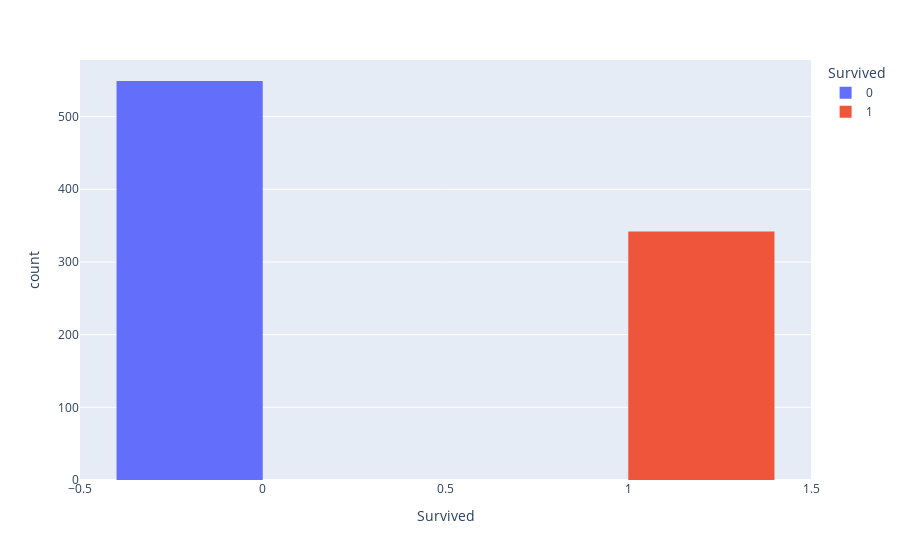

Notebook cell for this chart:
### Code cell
import plotly.express as px

fig = px.histogram(data, x='Survived', color='Survived', barmode='group', category_orders={"Survived": [0, 1]})
fig.show()

### Figure 1 — Plotly figure (JSON) as saved in the notebook; plotly's stock layout.template omitted (floating-point values rounded to 4 significant figures; data arrays with more than 128 entries replaced by an {"elided": "..."} marker saying what was removed)
{"data": [{"alignmentgroup": "True", "bingroup": "x", "hovertemplate": "Survived=%{x}<br>count=%{y}<extra></extra>", "legendgroup": "0", "marker": {"color": "#636efa", "pattern": {"shape": ""}}, "name": "0", "offsetgroup": "0", "orientation": "v", "showlegend": true, "type": "histogram", "x": {"elided": "549 int values"}, "xaxis": "x", "yaxis": "y"}, {"alignmentgroup": "True", "bingroup": "x", "hovertemplate": "Survived=%{x}<br>count=%{y}<extra></extra>", "legendgroup": "1", "marker": {"color": "#EF553B", "pattern": {"shape": ""}}, "name": "1", "offsetgroup": "1", "orientation": "v", "showlegend": true, "type": "histogram", "x": {"elided": "342 int values"}, "xaxis": "x", "yaxis": "y"}], "layout": {"autosize": true, "barmode": "group", "legend": {"title": {"text": "Survived"}, "tracegroupgap": 0}, "margin": {"t": 60}, "xaxis": {"anchor": "y", "autorange": true, "categoryarray": [0, 1], "categoryorder": "array", "domain": [0, 1], "range": [-0.5, 1.5], "title": {"text": "Survived"}, "type": "linear"}, "yaxis": {"anchor": "x", "autorange": true, "domain": [0, 1], "range": [0, 577.9], "title": {"text": "count"}}}}
